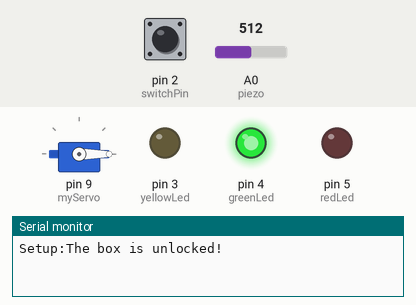
Simulated run of this sketch. Board: Arduino Uno, built with avr-gcc and run on an emulated ATmega328P. Shown: servo, output pins drawn as LEDs (lit = HIGH), the last lines printed to the serial monitor. The test bench sets the inputs (shaded band); at power-on: pin 2 (switchPin) LOW, A0 (piezo) = 512.

Above: at 1.2 s.
1.3 s: pin 2 (switchPin) pulled HIGH for 0.15 s
At 1.6 s:
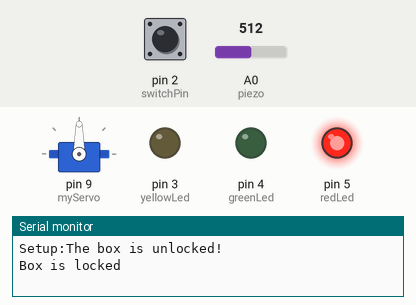
2.9 s: A0 (piezo) set to 983
5.9 s: A0 (piezo) set to 1018
Timing chart, 0 to 8.9 s (numbered marks = the images above; inputs shaded):
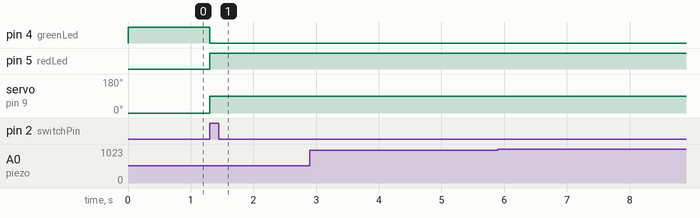

Measured:
- after the input at 1.3 s, pin 4 (greenLed): HIGH → LOW at once; pin 5 (redLed): LOW → HIGH at once; servo on pin 9 (myServo): 0° → 90° at once

The sketch:

knockLockWithButton.ino
```cpp
//knock_lock

#include<Servo.h>
Servo myServo;

const int piezo = A0;
const int switchPin = 2;

const int yellowLed = 3;
const int redLed = 5;
const int greenLed = 4;

int knockVal;
int switchVal;

const int quietKnock = 10;
const int loudKnock = 100;

boolean locked = false;
int numberOfKnocks = 0;

void setup()
{
  myServo.attach(9);
  pinMode(yellowLed, OUTPUT);
  pinMode(redLed, OUTPUT);
  pinMode(greenLed, OUTPUT);
  pinMode(switchPin, INPUT);
  Serial.begin(9600);

  digitalWrite(greenLed, HIGH);
  myServo.write(0);
  Serial.println("Setup:The box is unlocked!");
}

void loop()
{

  while(locked == false)
  {
    switchVal = digitalRead(switchPin);
    if(switchVal == HIGH){
      locked = true;
      digitalWrite(greenLed,LOW);
      digitalWrite(redLed, HIGH);
      myServo.write(90);
      Serial.println("Box is locked");
      delay(1000);
    }
  }


  while(locked == true)
  {
    knockVal = analogRead(piezo);
    if(numberOfKnocks<3 && knockVal >0){
      if(checkForKnock(knockVal)==true)
      {
        numberOfKnocks++;
      }
      Serial.print(3- numberOfKnocks);
      Serial.println(" more knocks required");
    }

    if(numberOfKnocks>=3){
      locked = false;
      myServo.write(0);
      delay(20);
      digitalWrite(greenLed,HIGH);
      digitalWrite(redLed, LOW);
      Serial.println("UNLOCKED");
      numberOfKnocks = 0;
    }
  }
}//loop

boolean checkForKnock(int value){

  if(value > quietKnock && value<loudKnock){
    digitalWrite(yellowLed,HIGH);
    delay(50);
    digitalWrite(yellowLed, HIGH);
    Serial.print("Valid : ");
    Serial.println(value);
    return true;
  }
  else
  {
  Serial.print("Invalid  : ");
  Serial.println(value);
return false;
  }

}
```
